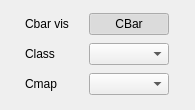
         <widget class="QWidget" name="page_10">
          <property name="geometry">
           <rect>
            <x>0</x>
            <y>0</y>
            <width>195</width>
            <height>110</height>
           </rect>
          </property>
          <attribute name="label">
           <string>Colormap</string>
          </attribute>
          <layout class="QGridLayout" name="gridLayout_32">
           <item row="2" column="1">
            <widget class="QComboBox" name="comboBox_cmap2D_2"/>
           </item>
           <item row="1" column="1">
            <widget class="QComboBox" name="comboBox_cmap2D"/>
           </item>
           <item row="0" column="1">
            <widget class="QPushButton" name="pushButton_CBar_2D">
             <property name="sizePolicy">
              <sizepolicy hsizetype="Maximum" vsizetype="Fixed">
               <horstretch>0</horstretch>
               <verstretch>0</verstretch>
              </sizepolicy>
             </property>
             <property name="text">
              <string>CBar</string>
             </property>
             <property name="checkable">
              <bool>true</bool>
             </property>
             <property name="checked">
              <bool>true</bool>
             </property>
             <property name="flat">
              <bool>true</bool>
             </property>
            </widget>
           </item>
           <item row="0" column="0">
            <widget class="QLabel" name="label_37">
             <property name="sizePolicy">
              <sizepolicy hsizetype="Maximum" vsizetype="Preferred">
               <horstretch>0</horstretch>
               <verstretch>0</verstretch>
              </sizepolicy>
             </property>
             <property name="text">
              <string>Cbar vis</string>
             </property>
            </widget>
           </item>
           <item row="1" column="0">
            <widget class="QLabel" name="label_38">
             <property name="sizePolicy">
              <sizepolicy hsizetype="Maximum" vsizetype="Preferred">
               <horstretch>0</horstretch>
               <verstretch>0</verstretch>
              </sizepolicy>
             </property>
             <property name="text">
              <string>Class</string>
             </property>
            </widget>
           </item>
           <item row="2" column="0">
            <widget class="QLabel" name="label_39">
             <property name="sizePolicy">
              <sizepolicy hsizetype="Maximum" vsizetype="Preferred">
               <horstretch>0</horstretch>
               <verstretch>0</verstretch>
              </sizepolicy>
             </property>
             <property name="text">
              <string>Cmap</string>
             </property>
            </widget>
           </item>
          </layout>
         </widget>
